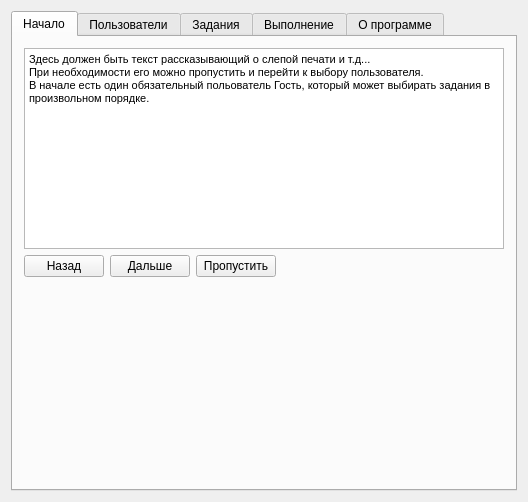
<?xml version="1.0" encoding="UTF-8"?>
<ui version="4.0">
 <class>MainWindow</class>
 <widget class="QMainWindow" name="MainWindow">
  <property name="geometry">
   <rect>
    <x>0</x>
    <y>0</y>
    <width>528</width>
    <height>502</height>
   </rect>
  </property>
  <property name="windowTitle">
   <string>MainWindow</string>
  </property>
  <widget class="QWidget" name="centralWidget">
   <layout class="QVBoxLayout" name="verticalLayout">
    <item>
     <widget class="QTabWidget" name="tabWidget">
      <property name="currentIndex">
       <number>0</number>
      </property>
      <widget class="QWidget" name="tab_5">
       <attribute name="title">
        <string>Начало</string>
       </attribute>
       <layout class="QGridLayout" name="gridLayout_2">
        <item row="1" column="1">
         <widget class="QPushButton" name="pushButton_3">
          <property name="text">
           <string>Дальше</string>
          </property>
         </widget>
        </item>
        <item row="1" column="2">
         <widget class="QPushButton" name="pushButton">
          <property name="text">
           <string>Пропустить</string>
          </property>
         </widget>
        </item>
        <item row="1" column="3">
         <spacer name="horizontalSpacer_2">
          <property name="orientation">
           <enum>Qt::Horizontal</enum>
          </property>
          <property name="sizeHint" stdset="0">
           <size>
            <width>40</width>
            <height>20</height>
           </size>
          </property>
         </spacer>
        </item>
        <item row="0" column="0" colspan="4">
         <widget class="QTextBrowser" name="textBrowser">
          <property name="html">
           <string>&lt;!DOCTYPE HTML PUBLIC &quot;-//W3C//DTD HTML 4.0//EN&quot; &quot;http://www.w3.org/TR/REC-html40/strict.dtd&quot;&gt;
&lt;html&gt;&lt;head&gt;&lt;meta name=&quot;qrichtext&quot; content=&quot;1&quot; /&gt;&lt;style type=&quot;text/css&quot;&gt;
p, li { white-space: pre-wrap; }
&lt;/style&gt;&lt;/head&gt;&lt;body style=&quot; font-family:'MS Shell Dlg 2'; font-size:8.25pt; font-weight:400; font-style:normal;&quot;&gt;
&lt;p style=&quot; margin-top:0px; margin-bottom:0px; margin-left:0px; margin-right:0px; -qt-block-indent:0; text-indent:0px;&quot;&gt;Здесь должен быть текст рассказывающий о слепой печати и т.д...&lt;/p&gt;
&lt;p style=&quot; margin-top:0px; margin-bottom:0px; margin-left:0px; margin-right:0px; -qt-block-indent:0; text-indent:0px;&quot;&gt;При необходимости его можно пропустить и перейти к выбору пользователя.&lt;/p&gt;
&lt;p style=&quot; margin-top:0px; margin-bottom:0px; margin-left:0px; margin-right:0px; -qt-block-indent:0; text-indent:0px;&quot;&gt;В начале есть один обязательный польователь Гость, который может выбирать задания в произвольном порядке. &lt;/p&gt;&lt;/body&gt;&lt;/html&gt;</string>
          </property>
         </widget>
        </item>
        <item row="1" column="0">
         <widget class="QPushButton" name="pushButton_2">
          <property name="text">
           <string>Назад</string>
          </property>
         </widget>
        </item>
        <item row="2" column="0">
         <spacer name="verticalSpacer_2">
          <property name="orientation">
           <enum>Qt::Vertical</enum>
          </property>
          <property name="sizeHint" stdset="0">
           <size>
            <width>20</width>
            <height>40</height>
           </size>
          </property>
         </spacer>
        </item>
       </layout>
      </widget>
      <widget class="QWidget" name="tab">
       <attribute name="title">
        <string>Пользователи</string>
       </attribute>
       <layout class="QGridLayout" name="gridLayout">
        <item row="1" column="0" colspan="4">
         <widget class="QListWidget" name="listWidget">
          <item>
           <property name="text">
            <string>Гость</string>
           </property>
          </item>
         </widget>
        </item>
        <item row="2" column="1">
         <widget class="QLineEdit" name="lineEdit"/>
        </item>
        <item row="2" column="0">
         <widget class="QLabel" name="label_2">
          <property name="text">
           <string>Новый</string>
          </property>
         </widget>
        </item>
        <item row="2" column="3">
         <spacer name="horizontalSpacer">
          <property name="orientation">
           <enum>Qt::Horizontal</enum>
          </property>
          <property name="sizeHint" stdset="0">
           <size>
            <width>40</width>
            <height>20</height>
           </size>
          </property>
         </spacer>
        </item>
        <item row="2" column="2">
         <widget class="QPushButton" name="pushButton_4">
          <property name="text">
           <string>Добавить</string>
          </property>
         </widget>
        </item>
        <item row="0" column="0" colspan="2">
         <widget class="QLabel" name="label">
          <property name="text">
           <string>Пользователи</string>
          </property>
         </widget>
        </item>
        <item row="3" column="1">
         <spacer name="verticalSpacer_3">
          <property name="orientation">
           <enum>Qt::Vertical</enum>
          </property>
          <property name="sizeHint" stdset="0">
           <size>
            <width>20</width>
            <height>40</height>
           </size>
          </property>
         </spacer>
        </item>
       </layout>
      </widget>
      <widget class="QWidget" name="tab_2">
       <attribute name="title">
        <string>Задания</string>
       </attribute>
       <layout class="QVBoxLayout" name="verticalLayout_2">
        <item>
         <widget class="QTableWidget" name="tableWidget">
          <property name="editTriggers">
           <set>QAbstractItemView::NoEditTriggers</set>
          </property>
          <property name="selectionMode">
           <enum>QAbstractItemView::SingleSelection</enum>
          </property>
          <property name="selectionBehavior">
           <enum>QAbstractItemView::SelectRows</enum>
          </property>
          <property name="showGrid">
           <bool>true</bool>
          </property>
          <property name="gridStyle">
           <enum>Qt::DotLine</enum>
          </property>
          <property name="cornerButtonEnabled">
           <bool>false</bool>
          </property>
          <row>
           <property name="text">
            <string>1</string>
           </property>
          </row>
          <row>
           <property name="text">
            <string>2</string>
           </property>
          </row>
          <column>
           <property name="text">
            <string>Статус</string>
           </property>
          </column>
          <column>
           <property name="text">
            <string>Название</string>
           </property>
          </column>
          <column>
           <property name="text">
            <string>Описание</string>
           </property>
          </column>
          <column>
           <property name="text">
            <string>Было попыток</string>
           </property>
          </column>
          <column>
           <property name="text">
            <string>Лучшая попытка (сим./ мин.)</string>
           </property>
          </column>
          <item row="0" column="0">
           <property name="text">
            <string>Пройдено</string>
           </property>
          </item>
          <item row="0" column="1">
           <property name="text">
            <string>Первая буква</string>
           </property>
          </item>
          <item row="0" column="2">
           <property name="text">
            <string>Используется всего одна клавиша</string>
           </property>
          </item>
          <item row="0" column="3">
           <property name="text">
            <string>1</string>
           </property>
          </item>
          <item row="0" column="4">
           <property name="text">
            <string>50</string>
           </property>
          </item>
          <item row="1" column="0">
           <property name="text">
            <string>Непройдено</string>
           </property>
          </item>
          <item row="1" column="1">
           <property name="text">
            <string>Вторая буква</string>
           </property>
          </item>
          <item row="1" column="2">
           <property name="text">
            <string>Что-то там такое</string>
           </property>
          </item>
          <item row="1" column="3">
           <property name="text">
            <string>0</string>
           </property>
          </item>
          <item row="1" column="4">
           <property name="text">
            <string>0</string>
           </property>
          </item>
         </widget>
        </item>
       </layout>
      </widget>
      <widget class="QWidget" name="tab_3">
       <attribute name="title">
        <string>Выполнение</string>
       </attribute>
       <layout class="QGridLayout" name="gridLayout_4">
        <item row="0" column="0" colspan="3">
         <widget class="QTextBrowser" name="textBrowser_2"/>
        </item>
        <item row="1" column="0" colspan="3">
         <widget class="QPlainTextEdit" name="plainTextEdit"/>
        </item>
        <item row="2" column="0">
         <widget class="QPushButton" name="pushButton_6">
          <property name="text">
           <string>Назад</string>
          </property>
         </widget>
        </item>
        <item row="2" column="1">
         <spacer name="horizontalSpacer_4">
          <property name="orientation">
           <enum>Qt::Horizontal</enum>
          </property>
          <property name="sizeHint" stdset="0">
           <size>
            <width>321</width>
            <height>20</height>
           </size>
          </property>
         </spacer>
        </item>
        <item row="2" column="2">
         <widget class="QPushButton" name="pushButton_7">
          <property name="text">
           <string>Дальше</string>
          </property>
         </widget>
        </item>
        <item row="3" column="0" colspan="3">
         <widget class="QWidget" name="widget" native="true">
          <property name="sizePolicy">
           <sizepolicy hsizetype="Preferred" vsizetype="Fixed">
            <horstretch>0</horstretch>
            <verstretch>0</verstretch>
           </sizepolicy>
          </property>
          <property name="minimumSize">
           <size>
            <width>0</width>
            <height>200</height>
           </size>
          </property>
          <widget class="QLabel" name="label_3">
           <property name="geometry">
            <rect>
             <x>70</x>
             <y>60</y>
             <width>161</width>
             <height>16</height>
            </rect>
           </property>
           <property name="text">
            <string>Изображение клавиатуры</string>
           </property>
          </widget>
         </widget>
        </item>
       </layout>
      </widget>
      <widget class="QWidget" name="tab_4">
       <attribute name="title">
        <string>О программе</string>
       </attribute>
       <layout class="QGridLayout" name="gridLayout_3">
        <item row="0" column="0" colspan="2">
         <widget class="QTextBrowser" name="textBrowser_3"/>
        </item>
        <item row="1" column="1">
         <spacer name="horizontalSpacer_3">
          <property name="orientation">
           <enum>Qt::Horizontal</enum>
          </property>
          <property name="sizeHint" stdset="0">
           <size>
            <width>40</width>
            <height>20</height>
           </size>
          </property>
         </spacer>
        </item>
        <item row="1" column="0">
         <widget class="QPushButton" name="pushButton_5">
          <property name="text">
           <string>PushButton</string>
          </property>
         </widget>
        </item>
        <item row="2" column="0">
         <spacer name="verticalSpacer">
          <property name="orientation">
           <enum>Qt::Vertical</enum>
          </property>
          <property name="sizeHint" stdset="0">
           <size>
            <width>20</width>
            <height>40</height>
           </size>
          </property>
         </spacer>
        </item>
       </layout>
      </widget>
     </widget>
    </item>
   </layout>
  </widget>
 </widget>
 <layoutdefault spacing="6" margin="11"/>
 <resources/>
 <connections/>
</ui>
